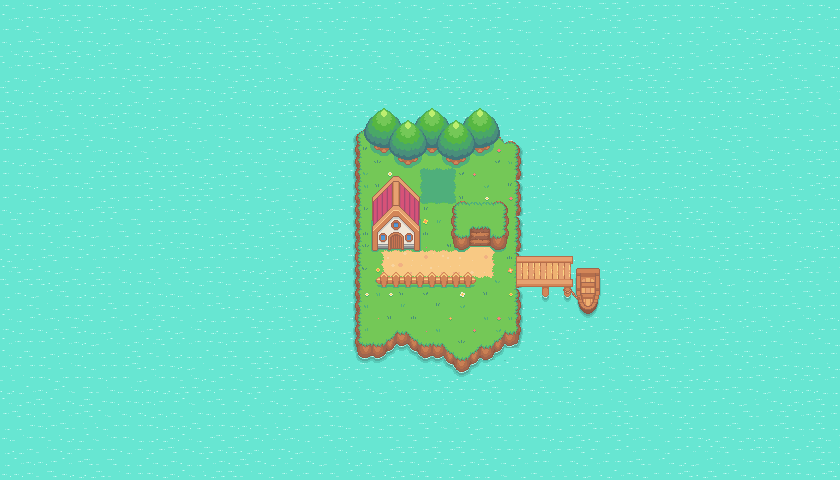

Tiled map render using the project's own tile images. Description and the map definition, with tile-layer contents summarised, below:
An orthogonal 70x40 tile map with 12x12 px tiles, 11 tile layers (Water, Island, Battle Patch, Trees, ...), 1 hidden layer not drawn, 2 tilesets.

<map version="1.9" tiledversion="1.9.2" orientation="orthogonal" renderorder="right-down" width="70" height="40" tilewidth="12" tileheight="12" infinite="0" nextlayerid="15" nextobjectid="1">
 <tileset firstgid="1" source="Tile Set.tsx" />
 <tileset firstgid="1025" source="Collision Tile.tsx" />
 <layer id="1" name="Water" width="70" height="40">
  <data>[2800 cells, 2800 non-empty, 9 distinct tile ids]</data>
 </layer>
 <layer id="2" name="Island" width="70" height="40">
  <data>[2800 cells, 320 non-empty, 75 distinct tile ids]</data>
 </layer>
 <layer id="10" name="Battle Patch" width="70" height="40">
  <data>[2800 cells, 9 non-empty, 9 distinct tile ids]</data>
 </layer>
 <layer id="5" name="Trees" width="70" height="40">
  <data>[2800 cells, 48 non-empty, 16 distinct tile ids]</data>
 </layer>
 <layer id="8" name="Trees 1" width="70" height="40">
  <data>[2800 cells, 32 non-empty, 16 distinct tile ids]</data>
 </layer>
 <layer id="9" name="Paths" width="70" height="40">
  <data>[2800 cells, 41 non-empty, 14 distinct tile ids]</data>
 </layer>
 <layer id="11" name="Grass and Flowers" width="70" height="40">
  <data>[2800 cells, 59 non-empty, 31 distinct tile ids]</data>
 </layer>
 <layer id="12" name="Docks" width="70" height="40">
  <data>[2800 cells, 66 non-empty, 56 distinct tile ids]</data>
 </layer>
 <layer id="3" name="Plateau" width="70" height="40">
  <data>[2800 cells, 35 non-empty, 35 distinct tile ids]</data>
 </layer>
 <layer id="4" name="House" width="70" height="40">
  <data>[2800 cells, 48 non-empty, 48 distinct tile ids]</data>
 </layer>
 <layer id="13" name="Collisions" width="70" height="40" visible="0" opacity="0.33">
  <data>[2800 cells, 105 non-empty, 1 distinct tile ids]</data>
 </layer>
 <layer id="14" name="Foreground Objects" width="70" height="40">
  <data>[2800 cells, 17 non-empty, 12 distinct tile ids]</data>
 </layer>
</map>
